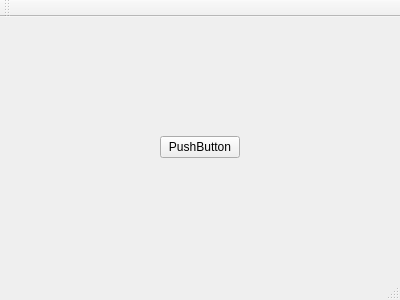
<?xml version="1.0" encoding="UTF-8"?>
<ui version="4.0">
 <class>MainWindow</class>
 <widget class="QMainWindow" name="MainWindow">
  <property name="geometry">
   <rect>
    <x>0</x>
    <y>0</y>
    <width>400</width>
    <height>300</height>
   </rect>
  </property>
  <property name="windowTitle">
   <string>MainWindow</string>
  </property>
  <widget class="QWidget" name="centralWidget">
   <layout class="QHBoxLayout" name="horizontalLayout">
    <item>
     <spacer name="horizontalSpacer">
      <property name="orientation">
       <enum>Qt::Horizontal</enum>
      </property>
      <property name="sizeHint" stdset="0">
       <size>
        <width>40</width>
        <height>20</height>
       </size>
      </property>
     </spacer>
    </item>
    <item>
     <widget class="QPushButton" name="pushButton">
      <property name="text">
       <string>PushButton</string>
      </property>
     </widget>
    </item>
    <item>
     <spacer name="horizontalSpacer_2">
      <property name="orientation">
       <enum>Qt::Horizontal</enum>
      </property>
      <property name="sizeHint" stdset="0">
       <size>
        <width>40</width>
        <height>20</height>
       </size>
      </property>
     </spacer>
    </item>
   </layout>
  </widget>
  <widget class="QMenuBar" name="menuBar">
   <property name="geometry">
    <rect>
     <x>0</x>
     <y>0</y>
     <width>400</width>
     <height>23</height>
    </rect>
   </property>
  </widget>
  <widget class="QToolBar" name="mainToolBar">
   <attribute name="toolBarArea">
    <enum>TopToolBarArea</enum>
   </attribute>
   <attribute name="toolBarBreak">
    <bool>false</bool>
   </attribute>
  </widget>
  <widget class="QStatusBar" name="statusBar"/>
 </widget>
 <layoutdefault spacing="6" margin="11"/>
 <resources/>
 <connections/>
</ui>
